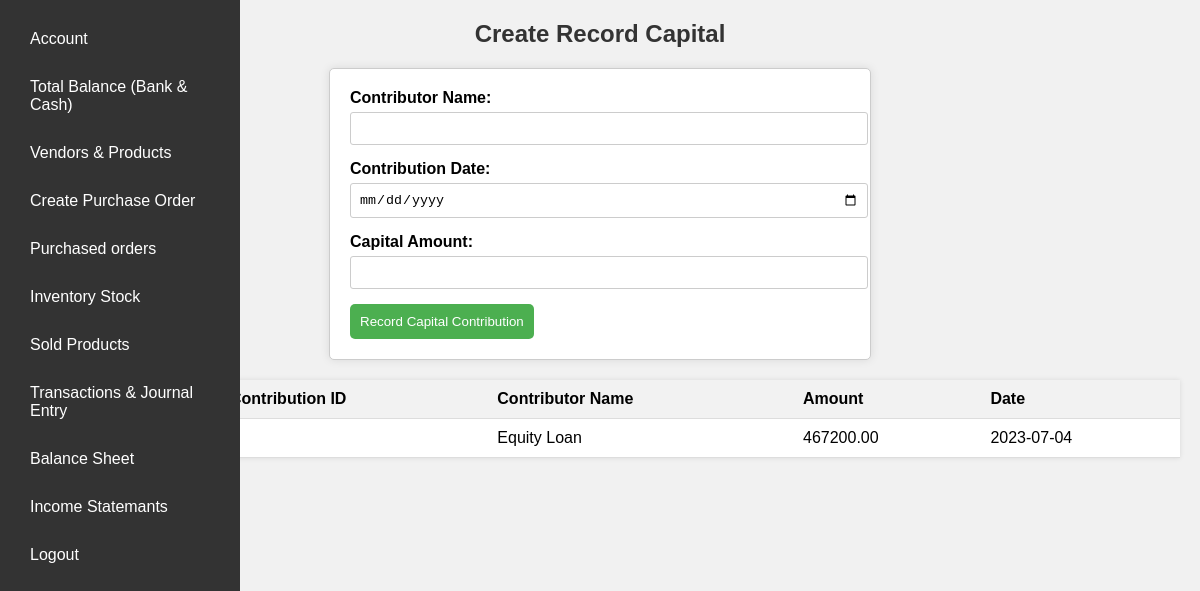
The app's page /create_record_capital.php (signed in) with its own data.
### tables this page shows
CREATE TABLE `capital_contributions` (
  `contribution_id` int(11) NOT NULL,
  `contributor_name` varchar(100) NOT NULL,
  `contribution_date` date NOT NULL,
  `amount` decimal(10,2) NOT NULL
);

### create_record_capital.php (the view, shortened to what this page needs)
<?php
$connection = mysqli_connect('localhost', 'root', '', 'accounting_system');
$sql = "SELECT * FROM capital_contributions";
$result = mysqli_query($connection, $sql);
?>
<!DOCTYPE html>
<html>
<head>
</head>
<body>
    <?php include 'sidebar.php'; ?>
    <h2>Create Record Capital</h2>
    <form action="record_capital.php" method="post">
        <label>Contributor Name:</label>
        <input type="text" name="contributor_name" required>
        <label>Contribution Date:</label>
        <input type="date" name="contribution_date" required>
        <label>Capital Amount:</label>
        <input type="number" step="0.01" name="capital_amount" required>
        <input type="submit" value="Record Capital Contribution">
    </form>
    <table>
        <tr>
            <th>Contribution ID</th>
            <th>Contributor Name</th>
            <th>Amount</th>
            <th>Date</th>
        </tr>
        <?php
        while ($row = mysqli_fetch_assoc($result)) {
            echo '<tr>';
            echo '<td>' . $row['contribution_id'] . '</td>';
            echo '<td>' . $row['contributor_name'] . '</td>';
            echo '<td>' . $row['amount'] . '</td>';
            echo '<td>' . $row['contribution_date'] . '</td>';
            echo '</tr>';
        }
        ?>
    </table>
</body>
</html>

### create_record_capital.php (style rules this page uses)
body { font-family: 'Nunito', sans-serif; background-color: #f1f1f1; margin: 0; padding: 0; }
h2 { text-align: center; color: #333; margin-bottom: 20px; }
form { max-width: 500px; margin: 0 auto; padding: 20px; background-color: #fff; border: 1px solid #ccc; border-radius: 5px; box-shadow: 0 0 10px rgba(0, 0, 0, 0.1); }
label { display: block; margin-bottom: 5px; font-weight: bold; }
input[type="text"], input[type="date"], input[type="number"] { width: 100%; padding: 8px; margin-bottom: 15px; border: 1px solid #ccc; border-radius: 3px; }
input[type="submit"] { background-color: #4CAF50; color: #fff; padding: 10px; border: none; border-radius: 5px; cursor: pointer; }
table { width: 80%; margin: 20px auto; margin-right: 20px; border-collapse: collapse; background-color: #fff; box-shadow: 0 0 5px rgba(0, 0, 0, 0.1); }
th, td { padding: 10px; text-align: left; border-bottom: 1px solid #ddd; }
th { background-color: #f2f2f2; }

### records on screen
capital_contributions: contributor_name "Equity Loan", amount "467200.00", contribution_date "2023-07-04"
